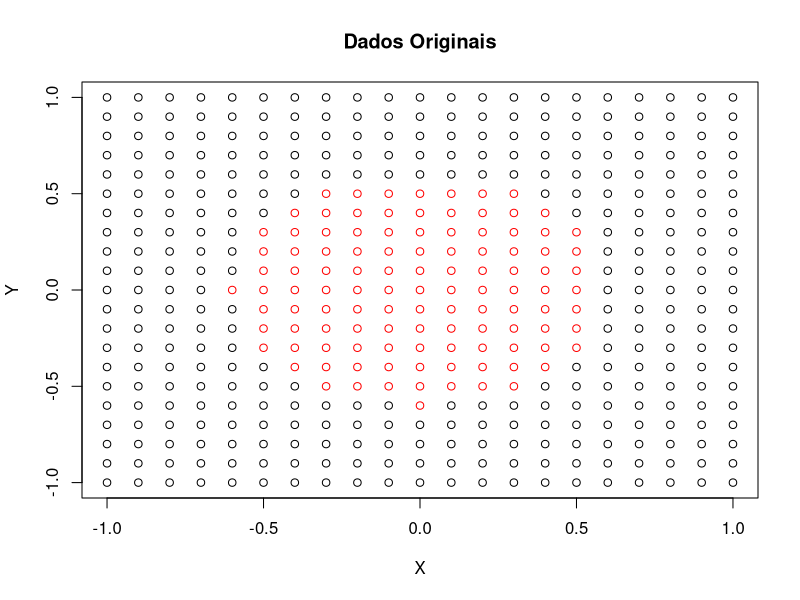
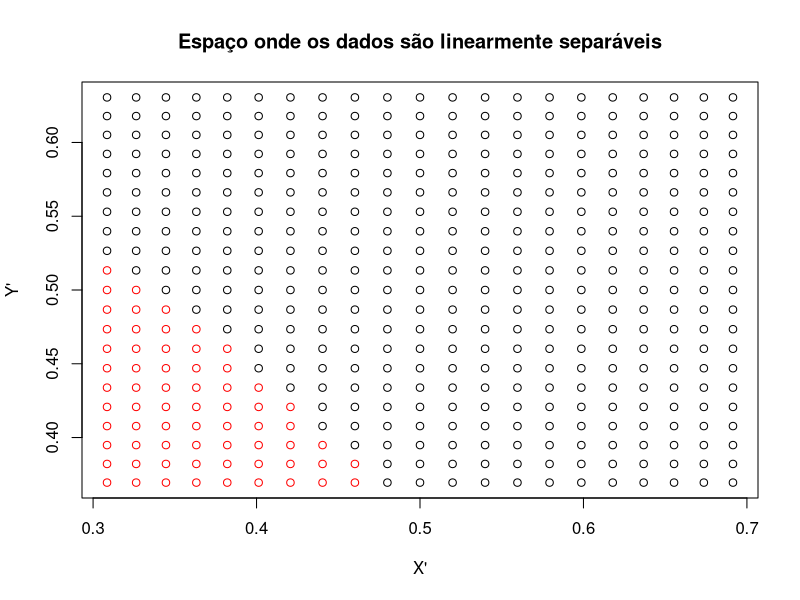
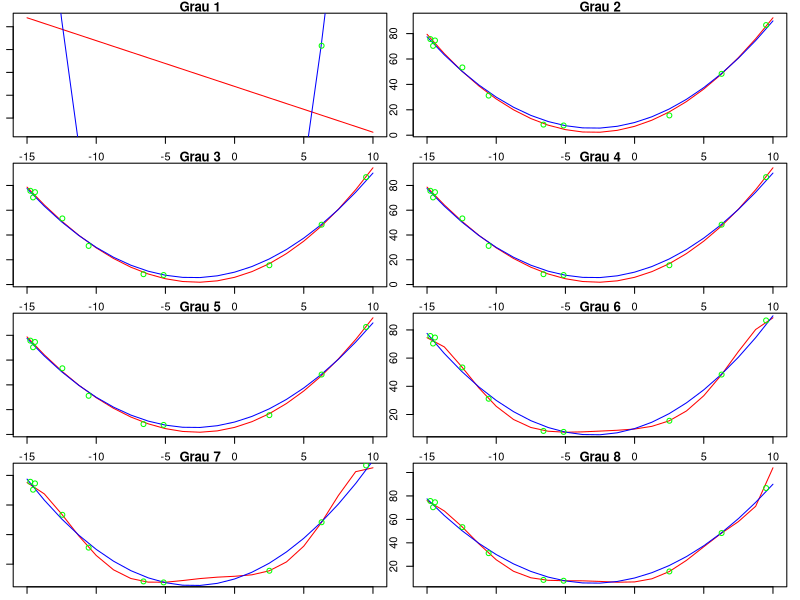
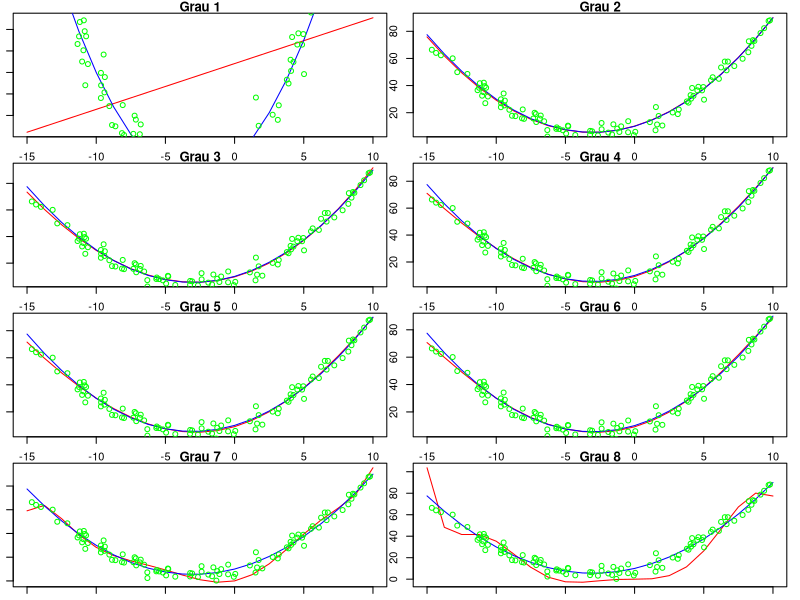

The R script that drew these images, in order:
## ---- chunk 1
knitr::opts_chunk$set(echo = TRUE)
## ---- chunk 2
rm(list = ls())
# Dados originais
x = seq(-1, 1, by = 0.1)
y = seq(-1, 1, by = 0.1)
create_grid <- expand.grid(x,y)

# Função de círculo
circle <- function(x,y) {
  return(sqrt(x^2+y^2))
}

# Plotando eixos
plot(create_grid, type="n", xlab = 'X', ylab = 'Y', main="Dados Originais")
par(new=T)

# Classificando quais dados estão dentro e quais estão fora do círculo de raio 0,6.   
raio = 0.6
classe = 1*(circle(create_grid$Var1,create_grid$Var2)>raio)
index=1

# Plotando dados
for (v1 in y) {
  for (v2 in x) {
    if(classe[index] == 1){
      points(v2,v1)      
    }else{
      points(v2,v1,col="red")
    }
    index=index+1
  }
}



## ---- chunk 3
rm(list = ls())

# Dados originais
x = seq(-1, 1, by = 0.1)
y = seq(-1, 1, by = 0.1)

# Aplicação de função gaussiana nos dados
x1<-pnorm(x,mean = 0, sd=2)
y1<-pnorm(y,mean = 0, sd=3)
create_grid <- expand.grid(x1,y1)

# Função de círculo
circle <- function(x,y) {
  return(sqrt(x^2+y^2))
}

# Plotando eixos
plot(create_grid, col="red",type="n", xlab = "X'", ylab = "Y'", main="Espaço onde os dados são linearmente separáveis")
par(new=T)

# Classificando quais dados estão dentro e quais estão fora do círculo de raio 0,6. 
raio = 0.6
classe = 1*(circle(create_grid$Var1,create_grid$Var2)>raio)
index=1

# Plotando dados
for (v1 in y1) {
  for (v2 in x1) {
    if(classe[index] == 1){
      points(v2,v1,col="black")      
    }
    else{
      points(v2,v1,col="red")
    }
    index=index+1
  }
}

## ---- chunk 4
rm(list=ls())
library("corpcor") # Pacote para cálculo da pseudoinversa

fgx<-function(x) 0.5*x^2+3*x+10 # Função fg(x)
X<-runif(n = 10, min = -15, max = 10) # Amostra x
Y<-fgx(X)+rnorm(length(X), mean = 0, sd = 4) # 10 amostras da função geradora somadas com um ruído gaussiano.

# Gerando as matrizes H para polnômios de grau 1 a 8:
h1<-cbind(X^1, 1)
h2<-cbind(X^2, X^1, 1)
h3<-cbind(X^3, X^2, X^1, 1)
h4<-cbind(X^4, X^3, X^2, X^1, 1)
h5<-cbind(X^5, X^4, X^3, X^2, X^1, 1)
h6<-cbind(X^6, X^5, X^4, X^3, X^2, X^1, 1)
h7<-cbind(X^7, X^6, X^5, X^4, X^3, X^2, X^1, 1)
h8<-cbind(X^8, X^7, X^6, X^5, X^4, X^3, X^2, X^1, 1)

# Calculando a pseudo-inversa:
w1<-pseudoinverse(h1) %*% Y # w = H"*Y.
w2<-pseudoinverse(h2) %*% Y
w3<-pseudoinverse(h3) %*% Y
w4<-pseudoinverse(h4) %*% Y
w5<-pseudoinverse(h5) %*% Y
w6<-pseudoinverse(h6) %*% Y
w7<-pseudoinverse(h7) %*% Y
w8<-pseudoinverse(h8) %*% Y

# Gerando 20 amostras de dados:
x_grid<-seq(-15, 10, ((10-(-15))/20))
y_grid<-(0.5*x_grid^2+3*x_grid+10)

# Gerando as matrizes H para polinômios de grau 1 a 8:
h1_grid<-cbind(x_grid^1, 1)
h2_grid<-cbind(x_grid^2, x_grid^1, 1)
h3_grid<-cbind(x_grid^3, x_grid^2, x_grid^1, 1)
h4_grid<-cbind(x_grid^4, x_grid^3, x_grid^2, x_grid^1, 1)
h5_grid<-cbind(x_grid^5, x_grid^4, x_grid^3, x_grid^2, x_grid^1, 1)
h6_grid<-cbind(x_grid^6, x_grid^5, x_grid^4, x_grid^3, x_grid^2, x_grid^1, 1)
h7_grid<-cbind(x_grid^7, x_grid^6, x_grid^5, x_grid^4, x_grid^3, x_grid^2, x_grid^1, 1)
h8_grid<-cbind(x_grid^8, x_grid^7, x_grid^6, x_grid^5, x_grid^4, x_grid^3, x_grid^2, x_grid^1, 1)

# Resultados do modelo:
y1_hat_grid<-h1_grid %*% w1
y2_hat_grid<-h2_grid %*% w2
y3_hat_grid<-h3_grid %*% w3
y4_hat_grid<-h4_grid %*% w4
y5_hat_grid<-h5_grid %*% w5
y6_hat_grid<-h6_grid %*% w6
y7_hat_grid<-h7_grid %*% w7
y8_hat_grid<-h8_grid %*% w8


# Plots
par(mar=c(1,1,1,1))
par(mfrow=c(4,2))

plot(x_grid, y1_hat_grid, type = "l", col = "red", main = "Grau 1")
lines(x_grid, y_grid, type = "l", col = "blue")
points(X, Y,type = "p", col = "green")

plot(x_grid, y2_hat_grid, type = "l", col = "red", main = "Grau 2")
lines(x_grid, y_grid, type = "l", col = "blue")
points(X, Y,type = "p", col = "green")

plot(x_grid, y3_hat_grid, type = "l", col = "red", main = "Grau 3")
lines(x_grid, y_grid, type = "l", col = "blue")
points(X, Y,type = "p", col = "green")

plot(x_grid, y4_hat_grid, type = "l", col = "red", main = "Grau 4")
lines(x_grid, y_grid, type = "l", col = "blue")
points(X, Y,type = "p", col = "green")

plot(x_grid, y5_hat_grid, type = "l", col = "red", main = "Grau 5")
lines(x_grid, y_grid, type = "l", col = "blue")
points(X, Y,type = "p", col = "green")

plot(x_grid, y6_hat_grid, type = "l", col = "red", main = "Grau 6")
lines(x_grid, y_grid, type = "l", col = "blue")
points(X, Y,type = "p", col = "green")

plot(x_grid, y7_hat_grid, type = "l", col = "red", main = "Grau 7")
lines(x_grid, y_grid, type = "l", col = "blue")
points(X, Y,type = "p", col = "green")

plot(x_grid, y8_hat_grid, type = "l", col = "red", main = "Grau 8")
lines(x_grid, y_grid, type = "l", col = "blue")
points(X, Y,type = "p", col = "green")
## ---- chunk 5
rm(list=ls())
library("corpcor") # Pacote para cálculo da pseudoinversa

fgx<-function(x) 0.5*x^2+3*x+10 # Função fg(x)
X<-runif(n = 100, min = -15, max = 10) # Amostra x
Y<-fgx(X)+rnorm(length(X), mean = 0, sd = 4) # 10 amostras da função geradora somadas com um ruído gaussiano.

# Gerando as matrizes H para polnômios de grau 1 a 8:
h1<-cbind(X^1, 1)
h2<-cbind(X^2, X^1, 1)
h3<-cbind(X^3, X^2, X^1, 1)
h4<-cbind(X^4, X^3, X^2, X^1, 1)
h5<-cbind(X^5, X^4, X^3, X^2, X^1, 1)
h6<-cbind(X^6, X^5, X^4, X^3, X^2, X^1, 1)
h7<-cbind(X^7, X^6, X^5, X^4, X^3, X^2, X^1, 1)
h8<-cbind(X^8, X^7, X^6, X^5, X^4, X^3, X^2, X^1, 1)

# Calculando a pseudo-inversa:
w1<-pseudoinverse(h1) %*% Y # w = H"*Y.
w2<-pseudoinverse(h2) %*% Y
w3<-pseudoinverse(h3) %*% Y
w4<-pseudoinverse(h4) %*% Y
w5<-pseudoinverse(h5) %*% Y
w6<-pseudoinverse(h6) %*% Y
w7<-pseudoinverse(h7) %*% Y
w8<-pseudoinverse(h8) %*% Y

# Gerando 20 amostras de dados:
x_grid<-seq(-15, 10, ((10-(-15))/20))
y_grid<-(0.5*x_grid^2+3*x_grid+10)

# Gerando as matrizes H para polinômios de grau 1 a 8:
h1_grid<-cbind(x_grid^1, 1)
h2_grid<-cbind(x_grid^2, x_grid^1, 1)
h3_grid<-cbind(x_grid^3, x_grid^2, x_grid^1, 1)
h4_grid<-cbind(x_grid^4, x_grid^3, x_grid^2, x_grid^1, 1)
h5_grid<-cbind(x_grid^5, x_grid^4, x_grid^3, x_grid^2, x_grid^1, 1)
h6_grid<-cbind(x_grid^6, x_grid^5, x_grid^4, x_grid^3, x_grid^2, x_grid^1, 1)
h7_grid<-cbind(x_grid^7, x_grid^6, x_grid^5, x_grid^4, x_grid^3, x_grid^2, x_grid^1, 1)
h8_grid<-cbind(x_grid^8, x_grid^7, x_grid^6, x_grid^5, x_grid^4, x_grid^3, x_grid^2, x_grid^1, 1)

# Resultados do modelo:
y1_hat_grid<-h1_grid %*% w1
y2_hat_grid<-h2_grid %*% w2
y3_hat_grid<-h3_grid %*% w3
y4_hat_grid<-h4_grid %*% w4
y5_hat_grid<-h5_grid %*% w5
y6_hat_grid<-h6_grid %*% w6
y7_hat_grid<-h7_grid %*% w7
y8_hat_grid<-h8_grid %*% w8


# Plots
par(mar=c(1,1,1,1))
par(mfrow=c(4,2))

plot(x_grid, y1_hat_grid, type = "l", col = "red", main = "Grau 1")
lines(x_grid, y_grid, type = "l", col = "blue")
points(X, Y,type = "p", col = "green")

plot(x_grid, y2_hat_grid, type = "l", col = "red", main = "Grau 2")
lines(x_grid, y_grid, type = "l", col = "blue")
points(X, Y,type = "p", col = "green")

plot(x_grid, y3_hat_grid, type = "l", col = "red", main = "Grau 3")
lines(x_grid, y_grid, type = "l", col = "blue")
points(X, Y,type = "p", col = "green")

plot(x_grid, y4_hat_grid, type = "l", col = "red", main = "Grau 4")
lines(x_grid, y_grid, type = "l", col = "blue")
points(X, Y,type = "p", col = "green")

plot(x_grid, y5_hat_grid, type = "l", col = "red", main = "Grau 5")
lines(x_grid, y_grid, type = "l", col = "blue")
points(X, Y,type = "p", col = "green")

plot(x_grid, y6_hat_grid, type = "l", col = "red", main = "Grau 6")
lines(x_grid, y_grid, type = "l", col = "blue")
points(X, Y,type = "p", col = "green")

plot(x_grid, y7_hat_grid, type = "l", col = "red", main = "Grau 7")
lines(x_grid, y_grid, type = "l", col = "blue")
points(X, Y,type = "p", col = "green")

plot(x_grid, y8_hat_grid, type = "l", col = "red", main = "Grau 8")
lines(x_grid, y_grid, type = "l", col = "blue")
points(X, Y,type = "p", col = "green")
